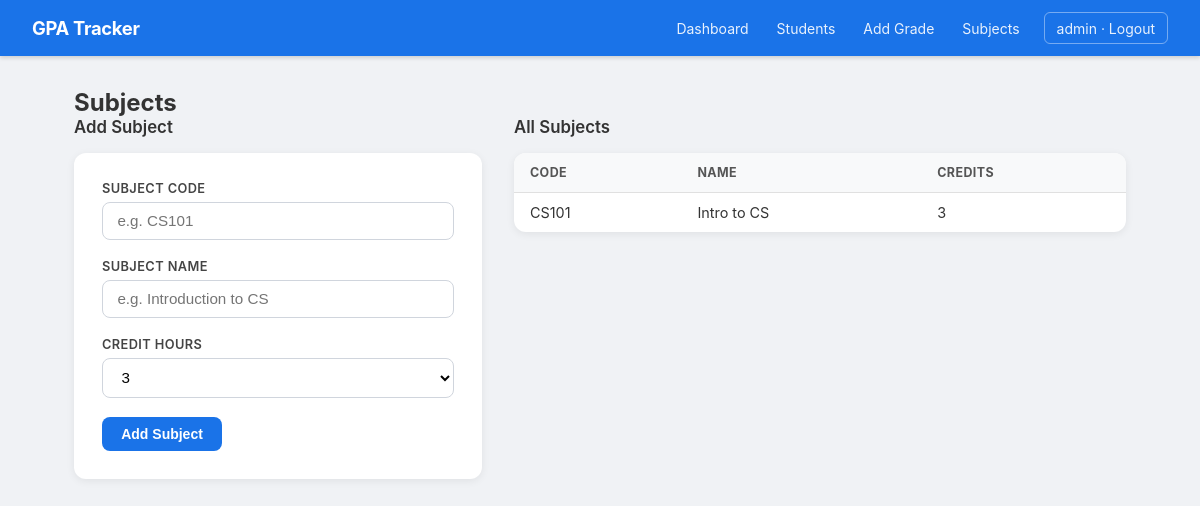
The app's page /grades/subjects (signed in) with its own data.
### app/models.py (models this page shows, shortened)
class User(UserMixin, db.Model):
    __tablename__ = 'users'
    id = db.Column(db.Integer, primary_key=True)
    username = db.Column(db.String(80), unique=True, nullable=False)
    password_hash = db.Column(db.String(256), nullable=False)

class Subject(db.Model):
    __tablename__ = 'subjects'
    id = db.Column(db.Integer, primary_key=True)
    code = db.Column(db.String(20), unique=True, nullable=False)
    name = db.Column(db.String(120), nullable=False)
    credit_hours = db.Column(db.Integer, nullable=False, default=3)
    grades = db.relationship('Grade', backref='subject', lazy=True)

### app/routes/grades.py (the view, shortened to what this page needs)
@grades_bp.route('/subjects', methods=['GET', 'POST'])
@login_required
def subjects():
    all_subjects = Subject.query.order_by(Subject.code).all()
    return render_template('grades/subjects.html', subjects=all_subjects)

### app/routes/auth.py (called while the page is built)
@login_manager.user_loader
def load_user(user_id):
    return db.session.get(User, int(user_id))

### app/templates/grades/subjects.html (shortened to what this page needs)
{% extends 'base.html' %}
{% block content %}
<h2>Subjects</h2>
<div class="layout-two-col">
  <div>
    <h3>Add Subject</h3>
    <form method="POST" class="form-card">
      <div class="form-group">
        <label for="code">Subject Code</label>
        <input type="text" id="code" name="code" class="form-control" placeholder="e.g. CS101" required>
      </div>
      <div class="form-group">
        <label for="name">Subject Name</label>
        <input type="text" id="name" name="name" class="form-control" placeholder="e.g. Introduction to CS" required>
      </div>
      <div class="form-group">
        <label for="credit_hours">Credit Hours</label>
        <select id="credit_hours" name="credit_hours" class="form-control">
          <option value="3" selected>3</option>
        </select>
      </div>
      <button type="submit" class="btn btn-primary">Add Subject</button>
    </form>
  </div>
  <div>
    <h3>All Subjects</h3>
    {% if subjects %}
    <table class="table">
      <thead><tr><th>Code</th><th>Name</th><th>Credits</th></tr></thead>
      <tbody>
        {% for subject in subjects %}
        <tr><td>{{ subject.code }}</td><td>{{ subject.name }}</td><td>{{ subject.credit_hours }}</td></tr>
        {% endfor %}
      </tbody>
    </table>
    {% else %}
    <p class="empty-state">No subjects added yet.</p>
    {% endif %}
  </div>
</div>
{% endblock %}

### app/templates/base.html (shortened to what this page needs)
<!DOCTYPE html>
<html lang="en">
<head>
  <link rel="stylesheet" href="{{ url_for('static', filename='css/style.css') }}">
</head>
<body>
  {% if current_user.is_authenticated %}
  <nav class="navbar">
    <div class="nav-brand">GPA Tracker</div>
    <div class="nav-links">
      <a href="{{ url_for('main.index') }}">Dashboard</a>
      <a href="{{ url_for('students.list_students') }}">Students</a>
      <a href="{{ url_for('grades.add_grade') }}">Add Grade</a>
      <a href="{{ url_for('grades.subjects') }}">Subjects</a>
      <a href="{{ url_for('auth.logout') }}" class="nav-logout">{{ current_user.username }} · Logout</a>
    </div>
  </nav>
  {% endif %}
  <main class="container">
    {% block content %}{% endblock %}
  </main>
</body>
</html>

### app/static/css/style.css (style rules this page uses)
*, *::before, *::after { box-sizing: border-box; margin: 0; padding: 0; }
body { font-family: -apple-system, BlinkMacSystemFont, 'Segoe UI', Roboto, sans-serif; background: #f0f2f5; color: #333; min-height: 100vh; }
.navbar { background: #1a73e8; color: #fff; display: flex; align-items: center; justify-content: space-between; padding: 0 2rem; height: 56px; box-shadow: 0 2px 4px rgba(0,0,0,.15); position: sticky; top: 0; z-index: 100; }
.nav-brand { font-size: 1.15rem; font-weight: 700; letter-spacing: -.3px; }
.nav-links { display: flex; align-items: center; gap: .25rem; }
.nav-links a { color: rgba(255,255,255,.9); text-decoration: none; padding: .4rem .75rem; border-radius: 6px; font-size: .875rem; transition: background .15s; }
.nav-links a.nav-logout { margin-left: .5rem; border: 1px solid rgba(255,255,255,.4); }
.container { max-width: 1100px; margin: 2rem auto; padding: 0 1.5rem; }
.form-group { margin-bottom: 1.2rem; }
.form-group label { display: block; font-size: .8rem; font-weight: 600; margin-bottom: .35rem; color: #444; text-transform: uppercase; letter-spacing: .4px; }
.form-control { width: 100%; padding: .6rem .9rem; border: 1.5px solid #d0d5dd; border-radius: 8px; font-size: .95rem; transition: border-color .2s, box-shadow .2s; background: #fff; }
.form-card { background: #fff; padding: 1.75rem; border-radius: 12px; max-width: 520px; box-shadow: 0 2px 8px rgba(0,0,0,.07); }
.btn { display: inline-flex; align-items: center; justify-content: center; padding: .55rem 1.2rem; border-radius: 8px; font-size: .875rem; font-weight: 600; cursor: pointer; border: none; text-decoration: none; transition: opacity .15s, transform .1s; white-space: nowrap; }
.btn-primary { background: #1a73e8; color: #fff; }
.table { width: 100%; border-collapse: collapse; background: #fff; border-radius: 12px; overflow: hidden; box-shadow: 0 2px 8px rgba(0,0,0,.07); }
.table th { background: #f8f9fa; padding: .75rem 1rem; font-size: .78rem; text-align: left; color: #555; border-bottom: 1px solid #e0e0e0; text-transform: uppercase; letter-spacing: .4px; }
.table td { padding: .7rem 1rem; border-bottom: 1px solid #f0f0f0; font-size: .9rem; }
.table tr:last-child td { border-bottom: none; }
.layout-two-col { display: grid; grid-template-columns: 1fr 1.5fr; gap: 2rem; }
h3 { margin-bottom: 1rem; font-size: 1.05rem; font-weight: 600; color: #333; }

### records on screen
User: username "admin"
Subject: code "CS101", name "Intro to CS", credit_hours "3"
